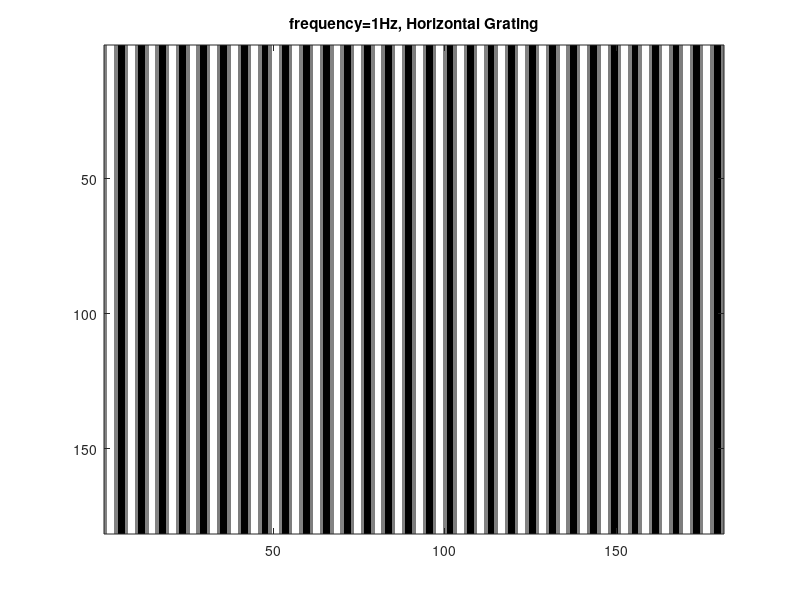
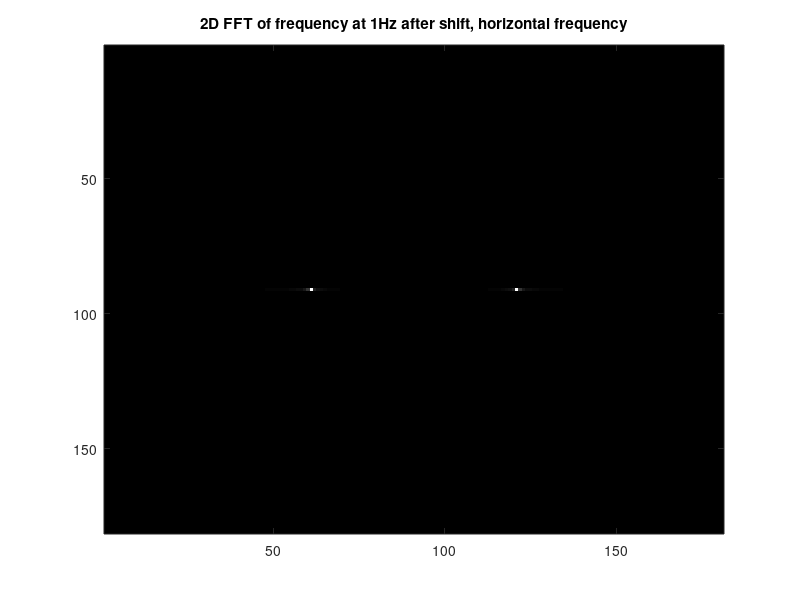

These charts were generated, in order, by the following MATLAB code:
%% MRI Basics FT-Bird's Eyes View
clear all;close all

% Create a sine waveform
f=5; % Hz affects the distance between two delta functions after FTT
Fs=30;
Ts=1/Fs;
t=[0:Ts:6];
y=sin(2*pi*f*t);

% Horizontal grating - sine waveform repetition
f1Horizontal=zeros(length(y));
f1Horizontal=repmat(y,length(y),1);
imagesc(f1Horizontal);colormap gray;
title('frequency=1Hz, Horizontal Grating')

% FFT & Shift
f1Horizontal_fft=fft2(f1Horizontal);
figure()
imagesc(abs(f1Horizontal_fft));colormap gray % Discarding the complex number
title('2D FFT of frequency at 1Hz, horizontal frequency')

% In practice, k-space data get shifted by a center frequency. 
% Following step is necessary to return frequency range to COI.
f1Horizontal_fft_shift=fftshift(f1Horizontal_fft);
imagesc(abs(f1Horizontal_fft_shift));colormap gray 
title('2D FFT of frequency at 1Hz after shift, horizontal frequency')
